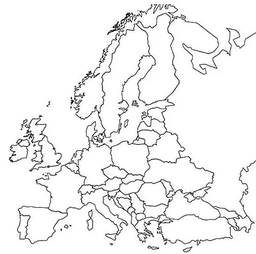
#> input picture images/img10.png, 256 x 254 px, shrunk from 550 x 545 before the run
$ python main.py
#> lines starting #> are read from the running program, lines starting #| are printed output that depends on the picture
from PIL import Image
import matplotlib.pyplot as plt
import numpy as np
from math import sqrt, inf


####  TODO  ####
# combine points
# non connected islands
# line weights in are_points_connected are looser as the line is getting longer


####  ALL THE WEIGHTS ####
line_correctness = 0.5 #how much of a line must lay on actual pixels
line_range = 3 #how many pixels off the line can an actual pixel be for us to count it
points_for_inclomplete = 0.8 #how much points would we give to a line for a pixel that is not on the line but is near it
delta_weight = 3 #line accuracy (more - less lines)
delta_dealbreaker = 8 #delta that makes me not use this point
min_pixels_in_line = 5 # randomass weight, leave it as it is, ur prob better off not changing it

def make_positive(n):
    if n < 0:
        return -n
    return n

def distance(p1, p2):
    return sqrt((p1[0]-p2[0])**2 + (p1[1]-p2[1])**2)

def are_points_connected(p1, p2, matrix, weight=line_correctness, range_weight=line_range, points_for_inclomplete_weight=points_for_inclomplete):
    print(p1, p2)
    if p2[0] > p1[0]:
        tempo = (p1[0], p1[1])
        p1 = (p2[0], p2[1])
        p2 = (tempo[0], tempo[1])
    print(p1, p2)

    k = (p1[1]-p2[1]) / (p1[0]-p2[0])
    if (p1[0]-p2[0]) == 0 or k == 0:
        k2 = inf
    else:
        k2 = -(1/k) #k of the perpendicular function

    total_pixels = 0
    total_true_pixels = 0
    for x in range(0, p1[0]-p2[0]):
        print(x + p2[0], round(k*x + p2[1]), matrix[round(k*x + p2[1])][x + p2[0]])
        total_pixels += 1
        if matrix[round(k*x + p2[1])][x + p2[0]]:
            total_true_pixels += 1
        else:
            if k2 == inf:
                for y2 in range(-range_weight, range_weight+1):
                    if round(k*x + p2[1]) + y2 < len(matrix) and x + p2[0] < len(matrix[0]) and round(k*x + p2[1]) + y2 >= 0 and x + p2[0] < len(matrix[0]) >= 0:
                        if matrix[round(k*x + p2[1]) + y2][x + p2[0]] == 1:
                            total_true_pixels += points_for_inclomplete_weight
                            break
            else:
                for x2 in range(-range_weight, range_weight+1):
                    if round(k*x + p2[1] + k2*x2) < len(matrix) and x + x2 + p2[0] < len(matrix[0]) and round(k*x + p2[1] + k2*x2) >= 0 and x + x2 + p2[0] >= 0:
                        print(x, x2, k, k2, p2[1], p2[0], len(matrix), len(matrix[0]))
                        if matrix[round(k*x + p2[1] + k2*x2)][x + x2 + p2[0]] == 1:
                            total_true_pixels += points_for_inclomplete_weight
                            break
    if total_pixels == 0:
        return True
    if total_true_pixels / total_pixels >= weight:
        return True
    return False


image_path = "images/img10.png"
original_image = Image.open(image_path)
#> original_image is the input picture: PIL image 256x254 RGBA; mean R, G, B, A 241, 240.9, 241, 255

grayscale_image = original_image.convert('L')

grayscale_array = np.array(grayscale_image)

binary_matrix = (grayscale_array < 200).astype(int)
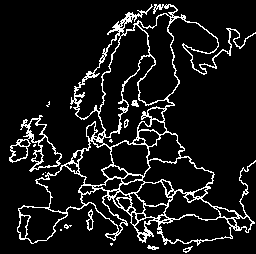
#> binary_matrix: shape (254, 256) int64; values 0 (black) and 1 (white), 9.7% white in thin lines or dots

fig, (ax1, ax2, ax3) = plt.subplots(1, 3, figsize=(15, 5))
####

indices = np.argwhere(binary_matrix)
#> indices = 6301 pairs, first value 4 to 252, second value 9 to 255
ones = np.argwhere(binary_matrix == 1)
#> ones has the same summary as indices

sum_x = 0
n_x = 0

sum_y = 0
n_y = 0

x_min = ones[0]
#> x_min = [4, 151]
x_max = ones[0]
#> x_max = [4, 151]

total_x_diff_squares = 0
total_diff_deltas = 0

start = (ones[0][1], ones[0][0])
#> start = (151, 4)

sets = []
visited = {}
bordering_pixels = []
in_border = {}
row, col = ones[0][0], ones[0][1]
#> row = 4; col = 151
last_row, last_col = 0, 0
pixels_in_line = 0
endpoint_points = []
points_extremes = []
while True:
    pixels_in_line += 1
    visited[(row, col)] = True
    #print(col, row)
    if col != 0:
        if not (row, col-1) in visited and binary_matrix[row][col-1] == 1:
            bordering_pixels.append((row, col-1))
            visited[(row, col-1)] = True
    if col != len(binary_matrix[0])-1:
        if not (row, col+1) in visited and binary_matrix[row][col+1] == 1:
            bordering_pixels.append((row, col+1))
            visited[(row, col+1)] = True
    if row != 0:
        if not (row-1, col) in visited and binary_matrix[row-1][col] == 1:
            bordering_pixels.append((row-1, col))
            visited[(row-1, col)] = True
    if row != len(binary_matrix)-1:
        if not (row+1, col) in visited and binary_matrix[row+1][col] == 1:
            bordering_pixels.append((row+1,col))
            visited[(row+1,col)] = True


    sum_x += col
    n_x += 1
    sum_y += row
    n_y += 1

    average_x = sum_x/n_x
    average_y = sum_y/n_y

    total_x_diff_squares += (col - average_x)**2
    total_diff_deltas += (col - average_x) * (row - average_y)

    m = total_diff_deltas / total_x_diff_squares
    if total_x_diff_squares == 0:
        m = total_diff_deltas
    c = -m * average_x + average_y

    y_delta = (m*col + c) - row # the difference between expected and real y value
    #print(f"({col}, {row}), [{average_x}, {average_y}], {y_delta}")

    if make_positive(y_delta) > delta_weight:
        print("Making a new line")
        if make_positive(y_delta) > delta_dealbreaker:
            tempo = (row, col)
            row = last_row
            col = last_col

        if (last_row != start[1] or last_col != start[0]) and pixels_in_line > min_pixels_in_line:
            sets.append([m, c, x_min, x_max, start, (col, row)])
            endpoint_points.append(start)
            endpoint_points.append((col, row))
            points_extremes.append((x_min[0], x_min[1]))
            points_extremes.append((x_max[0], x_max[1]))

        if make_positive(y_delta) > delta_dealbreaker:
            row, col = tempo[0], tempo[1]
        start = (col, row)
        x_min = (col, row)
        x_max = (col, row)
        pixels_in_line = 0
        sum_x = 0
        n_x = 0
        sum_y = 0
        n_y = 0
        total_x_diff_squares = 0
        total_diff_deltas = 0


    if col > x_max[0]:
        x_max = (col, row)
    elif col < x_min[0]:
        x_min = (col, row)

    min_delta = 9999
    id = 0
    last_row = row
    last_col = col
    for pixel in range(len(bordering_pixels)):
        #print(make_positive((m*bordering_pixels[pixel][1] + c) - bordering_pixels[pixel][0]))
        if make_positive((m*bordering_pixels[pixel][1] + c) - bordering_pixels[pixel][0]) < min_delta:
            if distance((bordering_pixels[pixel][1], bordering_pixels[pixel][0]), (last_col, last_row)) > 8:
                continue

            col = bordering_pixels[pixel][1]
            row = bordering_pixels[pixel][0]
            id = pixel
    if len(bordering_pixels) == 0:
        break
    bordering_pixels.pop(id)
#> this loop made 218 passes
#> (average_x, average_y, c) on passes 53, 56, 57: (132.7, 14.33, -52), (132.2, 13.5, -102.6), (131.9, 13.43, -50.39)
#> (average_x, average_y, c) on pass 50: (141.8, 13.12, 102.6)


if make_positive(y_delta) > delta_dealbreaker:
    row = last_row
    col = last_col
print(pixels_in_line, 11)
#| 53 11
if pixels_in_line > min_pixels_in_line:
    print('making a line')
    sets.append([m, c, x_min, x_max, start, (col, row)])
actual_lines = []
for set in sets:
    actual_lines.append((set[2], set[3]))
#> this loop made 7 passes
#> set on passes 1 to 7: [-0.631, 102.6, [4, 151], (151, 4), (151, 4), (134, 15)], [-0.768, 115, (129, 14), (134, 15), (134, 15), (129, 19)], [0.772, -79.27, (126, 19), (131, 21), (129, 19), (126, 15)], [-1.78, 240.9, (119, 26), (129, 12), (126, 15), (119, 32)], [-1.26, 182.2, (107, 47), (119, 32), (119, 32), (107, 51)], [0.885, -39.93, (103, 53), (107, 51), (107, 51), (104, 49)], [-1.33, 188.9, (102, 53), (108, 45), (104, 49), (108, 45)]

#point logic
points = []
points_seen = {}

for point in points_extremes:
    if not point in points_seen:
        points_seen[point] = True
        points.append(point)
#> this loop made 12 passes
#> point on passes 1 to 12: (4, 151), (151, 4), (129, 14), (134, 15), (126, 19), (131, 21), (119, 26), (129, 12), (107, 47), (119, 32), (103, 53), (107, 51)

#line logic

for i in range(len(actual_lines)-1, -1, -1):
    if not are_points_connected(actual_lines[i][0], actual_lines[i][1], binary_matrix):
        actual_lines.pop(i)
#> this loop made 7 passes
#> i on passes 1, 2, 3, 5, 6, 7: 6, 5, 4, 2, 1, 0
#> (printed output is left out)

for line in actual_lines:
    ax3.plot([line[0][0], line[1][0]], [line[0][1], line[1][1]], 'r-', linewidth=1, marker='o')
    pass
#> this loop made 7 passes
#> line on passes 1 to 7: ([4, 151], (151, 4)), ((129, 14), (134, 15)), ((126, 19), (131, 21)), ((119, 26), (129, 12)), ((107, 47), (119, 32)), ((103, 53), (107, 51)), ((102, 53), (108, 45))

'''
for point in endpoint_points:
    ax3.plot(point[0], point[1], 'ro',)

for point in points_extremes:
    ax3.plot(point[0], point[1], 'go',)
'''
for point in points:
    ax3.plot(point[0], point[1], 'go',)


######
ax1.imshow(original_image)
ax1.set_title('Original Image')
ax1.axis('off')

ax2.imshow(grayscale_image, cmap='gray')
ax2.set_title('Grayscale Image')
ax2.axis('off')

ax3.imshow(binary_matrix, cmap='binary')
ax3.set_title('Binary Matrix (Threshold: 100)')
ax3.axis('off')

plt.tight_layout()
plt.show()
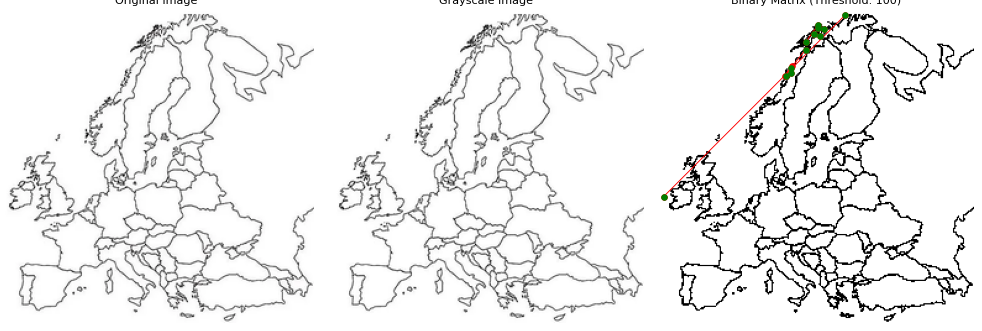
#> figure drawn by matplotlib, 3 panels
